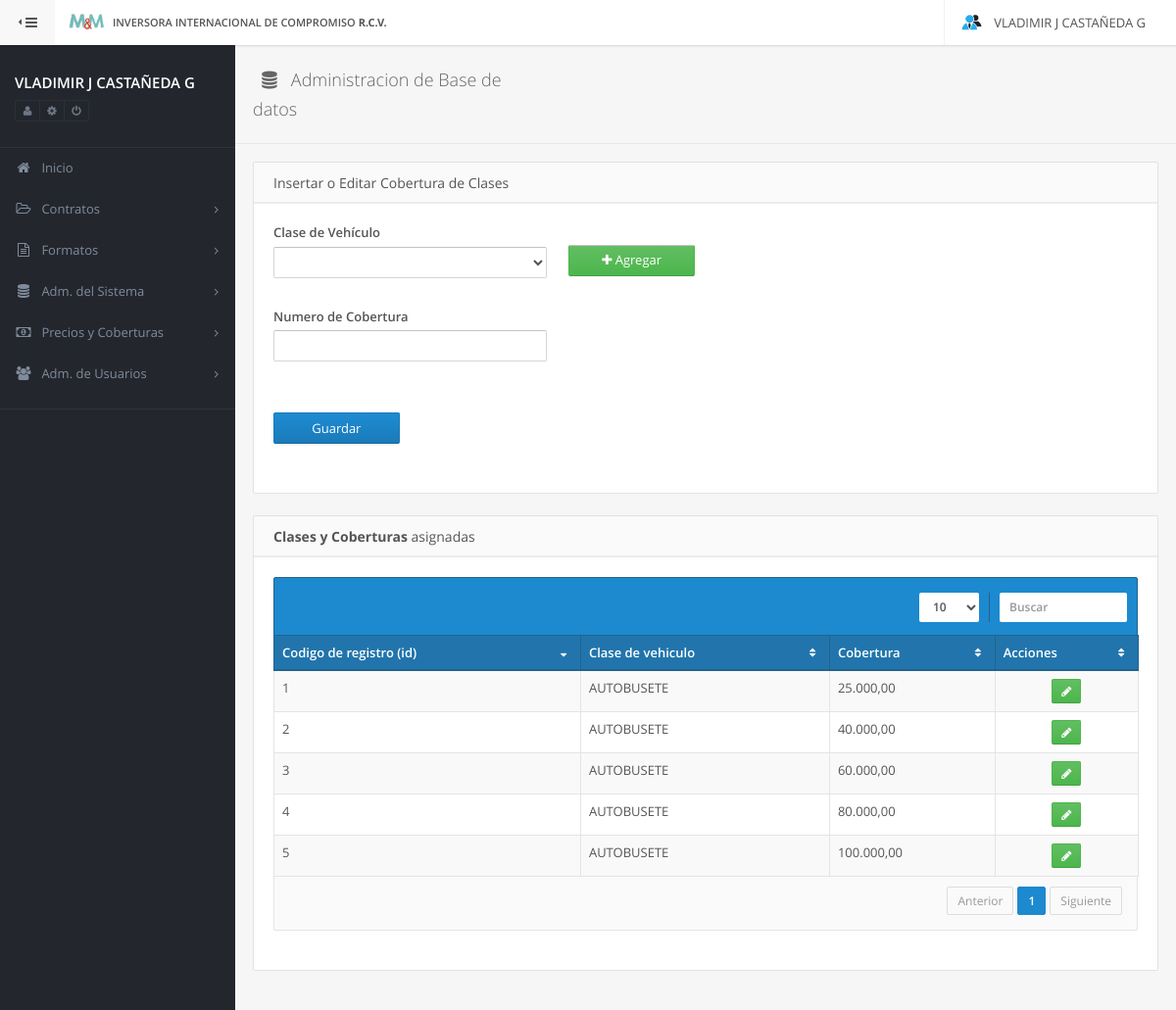
Page /config/cobertura (signed in) on the committed database.
### tables this page shows
CREATE TABLE IF NOT EXISTS `cobertura` (
  `id` INT NOT NULL AUTO_INCREMENT,
  `cobertura` DECIMAL(9,2) NOT NULL,
  `claseVehiculo_id` INT NOT NULL,
  `statusCobert_id` INT NOT NULL,
  PRIMARY KEY (`id`),
  INDEX `fk_cobertura_claseVehiculo1_idx` (`claseVehiculo_id` ASC),
  INDEX `fk_cobertura_statusCobert1_idx` (`statusCobert_id` ASC),
  CONSTRAINT `fk_cobertura_claseVehiculo1`
    FOREIGN KEY (`claseVehiculo_id`)
    REFERENCES `claseVehiculo` (`id`)
    ON DELETE NO ACTION
    ON UPDATE NO ACTION,
  CONSTRAINT `fk_cobertura_statusCobert1`
    FOREIGN KEY (`statusCobert_id`)
    REFERENCES `statusCobert` (`id`)
    ON DELETE NO ACTION
    ON UPDATE NO ACTION);

CREATE TABLE IF NOT EXISTS `claseVehiculo` (
  `id` INT NOT NULL AUTO_INCREMENT,
  `claseVehiculo` VARCHAR(80) NOT NULL,
  PRIMARY KEY (`id`));

### protected/controllers/configController.php (called while the page is built, shortened)
<?php
	class configController extends Controller {
		protected $_menuSB;
		private $_config;
		public function __construct() {
			$this->_config = $this->loadModel('config');
			$this->_menuSB = $this->createMenu();
		}
		public function cobertura() {
			$this->_view->icon_fa = 'fa-database';
			$this->_view->titleHead = 'Administracion de Base de datos';
			$this->_view->setJs(array('plugins/datatables/jquery.dataTables.min'));
			$this->_view->data = $this->getReference( 'cobertura' );
			$this->_view->setJs(array('config/cobertura'));
			$this->_view->render('cobertura',$this->_menuSB);
		}
		public function getReference( $type ) {
			$result = $this->_config->getReferenceData( $type );
			return $result;
		}
	}
?>

### index.php (called while the page is built, shortened)
<?php
	try {
		require_once APP_PATH . 'Model.php';
		require_once APP_PATH . 'DataBase.php';
		Site::run(new Request);
	} catch (Exception $e) {
		echo $e->getMessage();
	}
?>

### protected/app/Model.php (called while the page is built, shortened)
<?php
	class Model{
		public function __construct() {
			$this->_db = new DataBase();
		}
	}
?>

### protected/app/DataBase.php (called while the page is built, shortened)
<?php
	class DataBase extends PDO {
		public function __construct() {
			$options = array(
							PDO::ATTR_PERSISTENT => TRUE,
							PDO::ATTR_ERRMODE 	 => PDO::ERRMODE_EXCEPTION,
    						PDO::MYSQL_ATTR_INIT_COMMAND => "SET NAMES utf8"
					  );
		}
	}
?>

### protected/models/configModel.php (called while the page is built, shortened)
<?php
	class configModel extends Model {
		public function getReferenceData( $type ) {
			if (array_key_exists($type, $cases)) {
				$query = $cases[$type];
			}else {
				throw new Exception('Tipo de Solicitud no existente (configModel-getReferenceData)');
				exit();
			}
			$this->_query = 'SELECT '.$query;
			$data = $this->_db->query($this->_query);
			try {
				$this->_db->beginTransaction();
					$result = $data->fetchAll(PDO::FETCH_ASSOC);
				$this->_db->commit();
			}
			catch (Exception $e) {
				$this->_db->rollBack();
				echo "Error :: ".$e->getMessage();
				exit();
			}
			return $result;
		}
	}
?>

### protected/views/config/cobertura.phtml (the view, shortened to what this page needs)
<div class="row">
	<div class="col-md-12">
		<form id="config_cobertura" action="<?php echo BASE_URL.'config/actionDependence'; ?>" method="post" class="form-horizontal">
			<div class="panel">
				<div class="panel-heading">
					<span class="panel-title"><?php echo utf8_encode('Insertar o Editar Cobertura de Clases')?></span>
				</div>
				<div class="panel-body">
					<div class="row clone">
						<div class="col-sm-4">
							<div class="form-group no-margin-hr">
								<label><?php echo utf8_encode('Clase de Vehículo'); ?></label>
								<select
									class="form-control"
									id="claseVehiculo_id"
									name="claseVehiculo_id"
									table="claseVehiculo"
								><option value=""></option></select>
							</div>
						</div>
						<div class="col-sm-2">
							<div class="form-group no-margin-hr" style="padding-top: 22px;">
								<div class="form-control btn btn-success" id="add"><i class="fa fa-plus">&nbsp;</i>Agregar</div>
							</div>
						</div>
					</div>
					<div class="row">
						<div class="col-sm-4">
							<div class="form-group no-margin-hr">
								<label><?php echo utf8_encode('Numero de Cobertura'); ?></label>
								<input
									type="text"
									class="form-control data"
									id="tipo_1"
									name="tipo_1"
								>
							</div>
						</div>
					</div>
					<div class="row">
						<div class="col-sm-2">
							<div class="form-group no-margin-hr" style="padding-top: 22px;">
								<button type="submit" class="form-control btn btn-primary">Guardar</button>
							</div>
						</div>
						<div class="col-sm-2">
							<div class="form-group no-margin-hr" style="padding-top: 22px;">
							</div>
						</div>
					</div>
				</div>
			</div>
		</form>
		<div class="panel">
			<div class="panel-heading">
				<span class="panel-title"><?php echo utf8_encode('<strong>Clases y Coberturas</strong> asignadas')?></span>
			</div>
			<div class="panel-body">
				<div class="table-primary">
					<?php if (isset($this->data)):?>
					<table cellpadding="0" cellspacing="0" border="0" class="table table-striped table-bordered" id="tbTipoPers">
						<thead>
							<tr>
								<th>Codigo de registro (id)</th>
								<th><?php echo utf8_encode('Clase de vehiculo')?></th>
								<th><?php echo utf8_encode('Cobertura')?></th>
								<th>Acciones</th>
							</tr>
						</thead>
						<tbody>
						<?php for ($i = 0; $i < count($this->data); $i++):?>
							<tr class="gradeA">
								<td><?php echo $this->data[$i]['id']; ?></td>
								<td><?php echo $this->data[$i]['claseVehiculo']; ?></td>
								<td><?php echo number_format( $this->data[$i]['cobertura'] ,2,",","."); ?></td>
								<td style="text-align: center;">
									<button
										class="btn btn-success btn-sm btn-action update"
										id="<?php echo $this->data[$i]['id']; ?>"
										select1="<?php echo $this->data[$i]['claseVehiculo_id']; ?>"
										inputText="<?php echo $this->data[$i]['cobertura']; ?>"
									>
										<span class="fa fa-pencil"></span>
									</button>
								</td>
							</tr>
						<?php endfor;?>
						</tbody>
					</table>
					<?php else:?>
						<pre>No existen datos en esta Tabla</pre>
					<?php endif;?>
				</div>
			</div>
		</div>
	</div>
</div>

### public/css/custom.css (style rules this page uses)
.btn-action { margin: 0px 10px 0px 10px; }

### rows in the picture
cobertura: id "1", claseVehiculo.claseVehiculo "AUTOBUSETE", cobertura "25.000,00"
cobertura: id "2", claseVehiculo.claseVehiculo "AUTOBUSETE", cobertura "40.000,00"
cobertura: id "3", claseVehiculo.claseVehiculo "AUTOBUSETE", cobertura "60.000,00"
cobertura: id "4", claseVehiculo.claseVehiculo "AUTOBUSETE", cobertura "80.000,00"
cobertura: id "5", claseVehiculo.claseVehiculo "AUTOBUSETE", cobertura "100.000,00"

### other values in the picture
APP_NAME "INVERSORA INTERNACIONAL DE COMPROMISO R.C.V."
Session::get('name') "VLADIMIR J"
Session::get('last_name') "CASTAÑEDA G"
$_view_params['menu'][$i]['title'] "Inicio"
$_view_params['menu'][$i]['title'] "Contratos"
$_view_params['menu'][$i]['title'] "Formatos"
$_view_params['menu'][$i]['title'] "Adm. del Sistema"
$_view_params['menu'][$i]['title'] "Precios y Coberturas"
$_view_params['menu'][$i]['title'] "Adm. de Usuarios"
utf8_encode( $this->titleHead ) "Administracion de Base de datos"
utf8_encode('Insertar o Editar Cobertura de Clases') "Insertar o Editar Cobertura de Clases"
utf8_encode('Clase de Vehículo') "Clase de Vehículo"
utf8_encode('Numero de Cobertura') "Numero de Cobertura"
utf8_encode('<strong>Clases y Coberturas</strong> asignadas') "Clases y Coberturas asignadas"
utf8_encode('Clase de vehiculo') "Clase de vehiculo"
